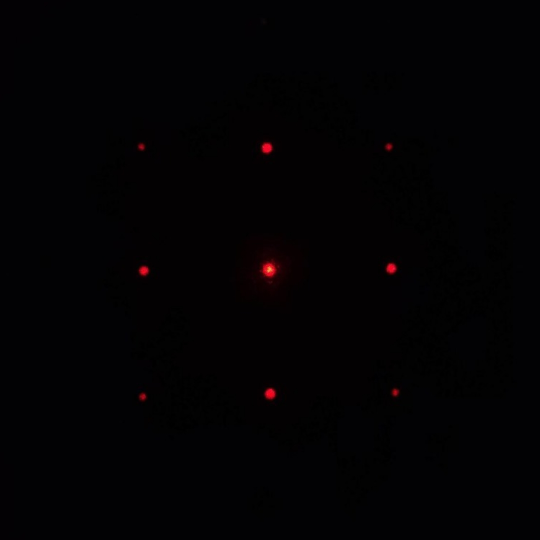
#> input picture EXP-PHY-III/pre-laboratories/Prelaboratorio 1/Imagenes/Difracción-rejilla-fresnel.jpg, 1080 x 1080 px, found by its file name (shown at 1/2 size)
$ jupyter execute understanding_the_prelaboratory1.ipynb   (shell and % lines are left out)
#> lines starting #> are read from the running program, lines starting #| are printed output that depends on the picture; after the words box and inside, x2 and y2 are one past the last pixel; in counts of white or black regions, pixels touching at a corner belong together
[cell 1]
import cv2
import matplotlib.pyplot as plt
# LIBRERIAS
import matplotlib
import numpy as np

plt.rcParams['figure.figsize'] = 26, 12 # para modificar el tamaño de la figura
#matplotlib.rc('xtick', labelsize=20)
#matplotlib.rc('ytick', labelsize=20)
font = {'weight' : 'bold',
        'size'   : 24}

matplotlib.rc('font', **font)

[cell 2]
from google.colab import drive
drive.mount('/content/drive')

[cell 3]
# def procesar_imagen_y_mostrar(filename, tamaño_cuadrado=3023):
#     """
#     Lee una imagen, la convierte en escala de grises, invierte los colores,
#     aplica un umbral binario, la redimensiona a un tamaño cuadrado fijo y muestra la imagen resultante.

#     Args:
#         filename (str): El nombre del archivo de la imagen a procesar.
#         tamaño_cuadrado (int): El tamaño al que se redimensionará la imagen para que sea cuadrada.

#     Returns:
#         numpy.ndarray: La imagen procesada en formato binario.
#     """
#     def imread_to_grayscale(filename):
#         return cv2.imread(filename, cv2.IMREAD_GRAYSCALE)

#     image = imread_to_grayscale(filename)
#     image_invertida = 255 - image

#     # Redimensionar la imagen a un tamaño cuadrado fijo
#     image_cuadrada = cv2.resize(image_invertida, (tamaño_cuadrado, tamaño_cuadrado))

#     # Aplicando umbral binario
#     _, image_binaria = cv2.threshold(image_cuadrada, 200, 255, cv2.THRESH_BINARY)

#     # Mostrando la imagen con Matplotlib
#     plt.imshow(image_binaria, cmap='gray')
#     plt.title('Imagen Binaria')
#     plt.axis('off')  # Ocultar los ejes
#     plt.show()

#     return image_binaria

# # Llamada a la función con el nombre del archivo
# filename = '/content/drive/MyDrive/Física Experimental III/Prelaboratorio 1/Imagenes/Difracción-rejilla-fresnel.jpg'
# imagen_procesada = procesar_imagen_y_mostrar(filename)

# # Parámetros
# L = 0.5
# N = 3023
# dx = 4.8e-4
# lam = 6.33e-7
# k = 2 * np.pi / lam
# z = 0.13

# # Definir variables
# fx = np.linspace(-1 / (2 * dx), 1 / (2 * dx), N)
# FX, FY = np.meshgrid(fx, fx)
# H = np.exp(-1j * np.pi * lam * z * (FX**2 + FY**2))

# # Asegurarse de que H tenga la misma forma que imagen_procesada
# H = H[:imagen_procesada.shape[0], :imagen_procesada.shape[1]]

# # Transformada de Fourier
# u1 = np.fft.fftshift(np.fft.fft2(imagen_procesada) / np.fft.fft2(H))

# # Mostrando u1
# plt.imshow(np.abs(u1), cmap='gray')
# plt.title('La rendija supuestamente :)')
# plt.axis('off')
# plt.show()

# Código NUEVO

[cell 4]
import cv2
import numpy as np
import matplotlib.pyplot as plt

def difraccion_procesada(
    filename,
    resolucion,  # Resolución en metros por píxel
    modo='fraunhofer',
    tamaño_cuadrado=3023,
):
    """
    Procesa una imagen y calcula el patrón de difracción utilizando las aproximaciones
    de Fresnel o Fraunhofer según el modo especificado.

    Args:
        filename (str): Ruta del archivo de la imagen.
        modo (str): 'fresnel' o 'fraunhofer'.
        tamaño_cuadrado (int): Tamaño al que se redimensionará la imagen.
        resolucion (float): Resolución en metros por píxel.

    Returns:
        None. Muestra las imágenes procesadas y los patrones calculados.
    """
#> called with resolucion = 0.000482, modo = 'fresnel', tamaño_cuadrado = 3023
    def imread_to_grayscale(filename):
        return cv2.imread(filename, cv2.IMREAD_GRAYSCALE)
#> returned value: shape (1080, 1080); min 0, max 181, mean 2.1

    # Leer y procesar la imagen
    image = imread_to_grayscale(filename)
    if image is None:
        raise ValueError(f"No se pudo leer el archivo: {filename}")

    # Invertir colores, redimensionar y aplicar umbral binario
    image_invertida = 255 - image
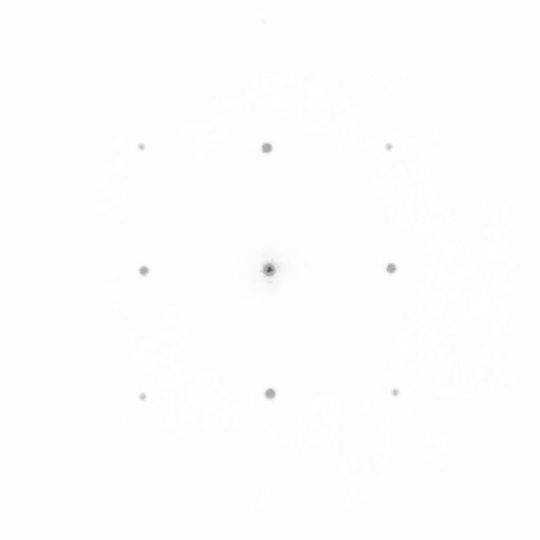
#> image_invertida: shape (1080, 1080) (shown at 1/2 size); min 74, max 255, mean 252.9
    image_cuadrada = cv2.resize(image_invertida, (tamaño_cuadrado, tamaño_cuadrado))
    _, image_binaria = cv2.threshold(image_cuadrada, 220, 255, cv2.THRESH_BINARY)
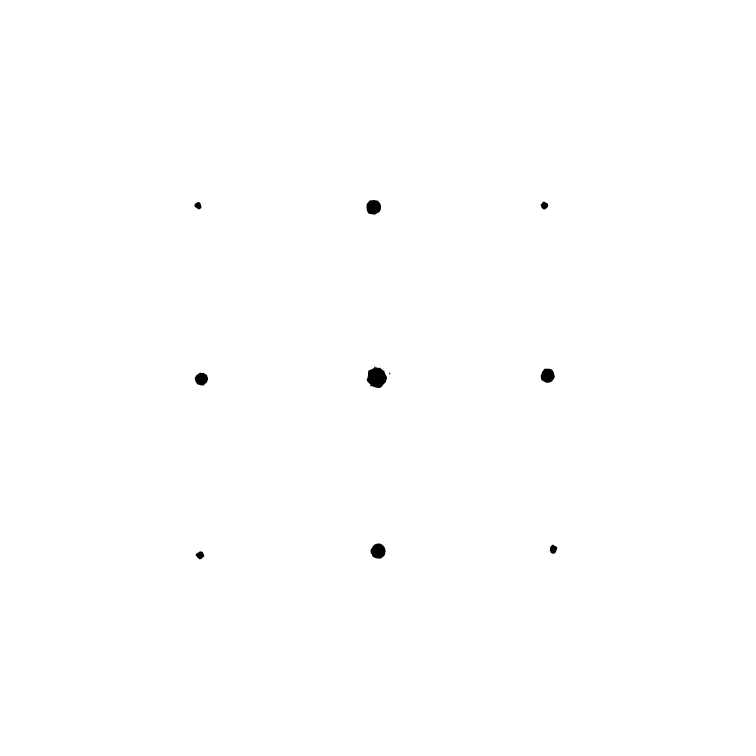
#> image_binaria: shape (3023, 3023) (shown at 1/4 size); 99.8% white; 11 black regions (1 under 20 px), largest, box (x1, y1, x2, y2) and area: (1467, 1466, 1548, 1552) 4962, (1482, 2174, 1543, 2235) 2810, (1466, 800, 1525, 858) 2757
    image_binaria = image_binaria / 255  # Normalizar a [0, 1]

    # Mostrar imagen binaria
    plt.imshow(image_binaria, cmap='gray')
    plt.title('Imagen Binaria Procesada')
    plt.axis('off')
    plt.show()

    # Parámetros físicos
    N = image_binaria.shape[0]  # Tamaño de la imagen
#> N = 3023
    L = N * resolucion  # Tamaño físico de la imagen en metros
#> L = 1.46
    dx = resolucion  # Resolución espacial
    lam = 6.33e-7  # Longitud de onda en metros
    k = 2 * np.pi / lam  # Número de onda
    z = 0.12  # Distancia de propagación en metros (solo Fresnel)

    # Espacio de frecuencias
    fx = np.fft.fftfreq(N, d=dx)  # Frecuencias en x
    fy = np.fft.fftfreq(N, d=dx)  # Frecuencias en y
    FX, FY = np.meshgrid(fx, fy)

    # Calcular patrón de difracción
    if modo == 'fresnel':
        # Propagador de Fresnel
        H = np.exp(-1j * np.pi * lam * z * (FX**2 + FY**2))
        U1 = np.fft.fftshift(np.fft.fft2(image_binaria))  # FFT de la imagen
        U2 = U1 * H  # Multiplicación en el dominio de Fourier
        patron = np.abs(np.fft.ifft2(np.fft.ifftshift(U2)))**2  # Transformada inversa
    elif modo == 'fraunhofer':
        # Transformada de Fourier directa (Fraunhofer)
        U1 = np.fft.fftshift(np.fft.fft2(image_binaria))  # FFT de la imagen
        patron = np.abs(U1)**2  # Intensidad del patrón
    else:
        raise ValueError("El modo debe ser 'fresnel' o 'fraunhofer'.")

    # Normalización para visualizar
    patron /= np.max(patron)

    # Mostrar patrón de difracción
    plt.imshow(
        patron,
        cmap='gray',
        extent=(fx.min(), fx.max(), fy.min(), fy.max())
    )
    plt.title(f'Patrón de Difracción ({modo.capitalize()})')
    plt.xlabel('Frecuencia espacial (fx)')
    plt.ylabel('Frecuencia espacial (fy)')
    plt.colorbar(label='Intensidad normalizada')
    plt.axis('on')
    plt.show()
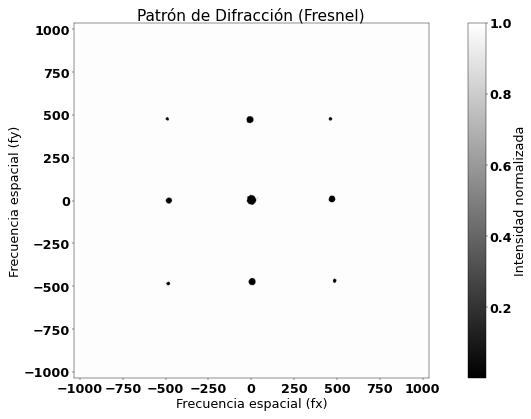
#> figure drawn by matplotlib, 2 panels

[cell 5]
filename = '/content/drive/MyDrive/Física Experimental III/Prelaboratorio 1/Imagenes/Difracción-rejilla-fresnel.jpg'
difraccion_procesada(filename, modo='fresnel', resolucion=0.12 / 249)

[cell 6]
filename = '/content/drive/MyDrive/Física Experimental III/Prelaboratorio 1/Imagenes/Difracción-rejilla-fraunhofer.jpg'
difraccion_procesada(filename, modo='fresnel', resolucion=0.12 / 199)
#> call 2 of difraccion_procesada, with resolucion = 0.000603, modo = 'fresnel', tamaño_cuadrado = 3023
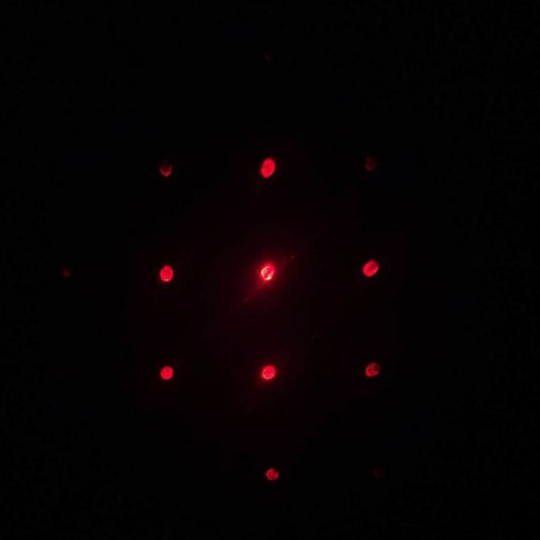
#> input picture EXP-PHY-III/pre-laboratories/Prelaboratorio 1/Imagenes/Difracción-rejilla-fraunhofer.jpg, 1080 x 1080 px, found by its file name (shown at 1/2 size)
#> in difraccion_procesada (call 2), `_, image_binaria = cv2.threshold(image_cuadrada, 220, 255, cv2.THRESH_..`:
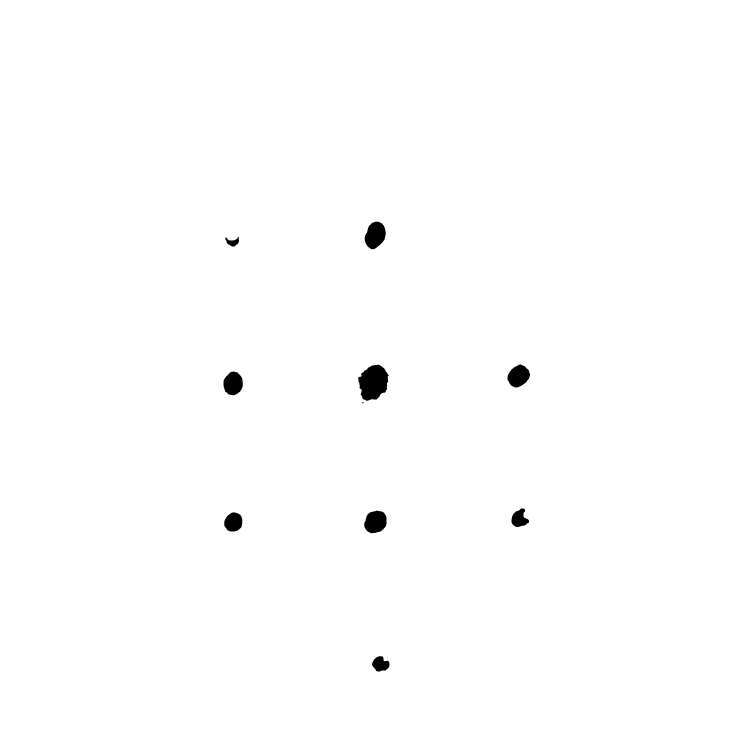
#> image_binaria: shape (3023, 3023) (shown at 1/4 size); 99.5% white; 10 black regions, largest, box (x1, y1, x2, y2) and area: (1432, 1459, 1556, 1603) 12755, (1459, 887, 1543, 997) 6777, (1457, 2043, 1546, 2133) 6340
#> in difraccion_procesada (call 2), `plt.show()`:
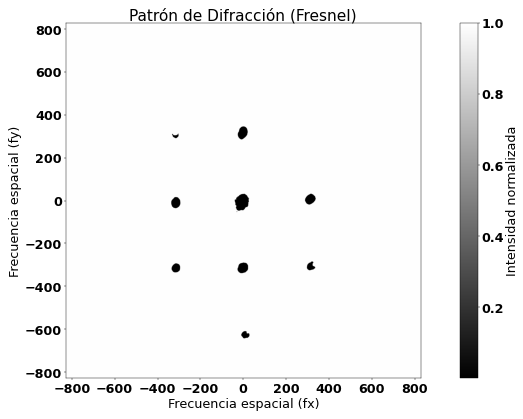
#> figure drawn by matplotlib, 2 panels

[cell 7]
import cv2
import numpy as np
import matplotlib.pyplot as plt

def difraccion_procesada(
    filename,
    resolucion,  # Resolución en metros por píxel
    modo='fraunhofer',
    tamaño_cuadrado=3023,
):
    """
    Procesa una imagen y calcula la estructura de la rejilla que generó el patrón
    de difracción utilizando las aproximaciones de Fresnel o Fraunhofer según el modo especificado.

    Args:
        filename (str): Ruta del archivo de la imagen.
        modo (str): 'fresnel' o 'fraunhofer'.
        tamaño_cuadrado (int): Tamaño al que se redimensionará la imagen.
        resolucion (float): Resolución en metros por píxel.

    Returns:
        None. Muestra las imágenes procesadas y las estructuras calculadas.
    """
#> called with resolucion = 0.000482, modo = 'fresnel', tamaño_cuadrado = 3023
    def imread_to_grayscale(filename):
        return cv2.imread(filename, cv2.IMREAD_GRAYSCALE)

    # Leer y procesar la imagen
    image = imread_to_grayscale(filename)
    if image is None:
        raise ValueError(f"No se pudo leer el archivo: {filename}")

    # Invertir colores, redimensionar y aplicar umbral binario
    image_invertida = 255 - image
    image_cuadrada = cv2.resize(image_invertida, (tamaño_cuadrado, tamaño_cuadrado))
    _, image_binaria = cv2.threshold(image_cuadrada, 220, 255, cv2.THRESH_BINARY)
    image_binaria = image_binaria / 255  # Normalizar a [0, 1]

    # Mostrar imagen binaria
    plt.imshow(image_binaria, cmap='gray')
    plt.title('Imagen Binaria Procesada')
    plt.axis('off')
    plt.show()

    # Parámetros físicos
    N = image_binaria.shape[0]  # Tamaño de la imagen
#> N = 3023
    L = N * resolucion  # Tamaño físico de la imagen en metros
#> L = 1.46
    dx = resolucion  # Resolución espacial
    lam = 6.33e-7  # Longitud de onda en metros
    k = 2 * np.pi / lam  # Número de onda
    z = 0.12  # Distancia de propagación en metros (solo Fresnel)

    # Espacio de frecuencias
    fx = np.fft.fftfreq(N, d=dx)  # Frecuencias en x
    fy = np.fft.fftfreq(N, d=dx)  # Frecuencias en y
    FX, FY = np.meshgrid(fx, fy)

    # Recuperar la estructura de la rejilla
    if modo == 'fresnel':
        # Propagador de Fresnel
        H = np.exp(1j * np.pi * lam * z * (FX**2 + FY**2))  # Inverso del propagador
        U1 = np.fft.ifftshift(np.fft.ifft2(image_binaria))  # Transformada inversa
        U2 = U1 * H  # Deshacer el efecto del propagador
        rejilla = np.abs(np.fft.fft2(np.fft.fftshift(U2)))  # Transformada directa
    elif modo == 'fraunhofer':
        # Transformada inversa directa para Fraunhofer
        U1 = np.fft.ifftshift(np.fft.ifft2(image_binaria))
        rejilla = np.abs(U1)
    else:
        raise ValueError("El modo debe ser 'fresnel' o 'fraunhofer'.")

    # Normalización para visualizar
    rejilla /= np.max(rejilla)

    # Mostrar estructura de la rejilla
    plt.imshow(
        rejilla,
        cmap='gray',
        extent=(-L/2, L/2, -L/2, L/2)
    )
    plt.title(f'Estructura de la Rejilla ({modo.capitalize()})')
    plt.xlabel('Posición (m)')
    plt.ylabel('Posición (m)')
    plt.colorbar(label='Intensidad normalizada')
    plt.axis('on')
    plt.show()
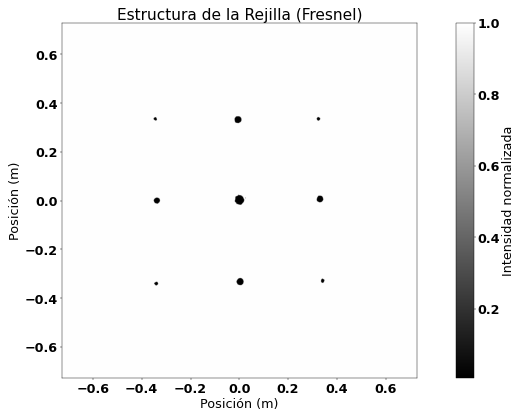
#> figure drawn by matplotlib, 2 panels
